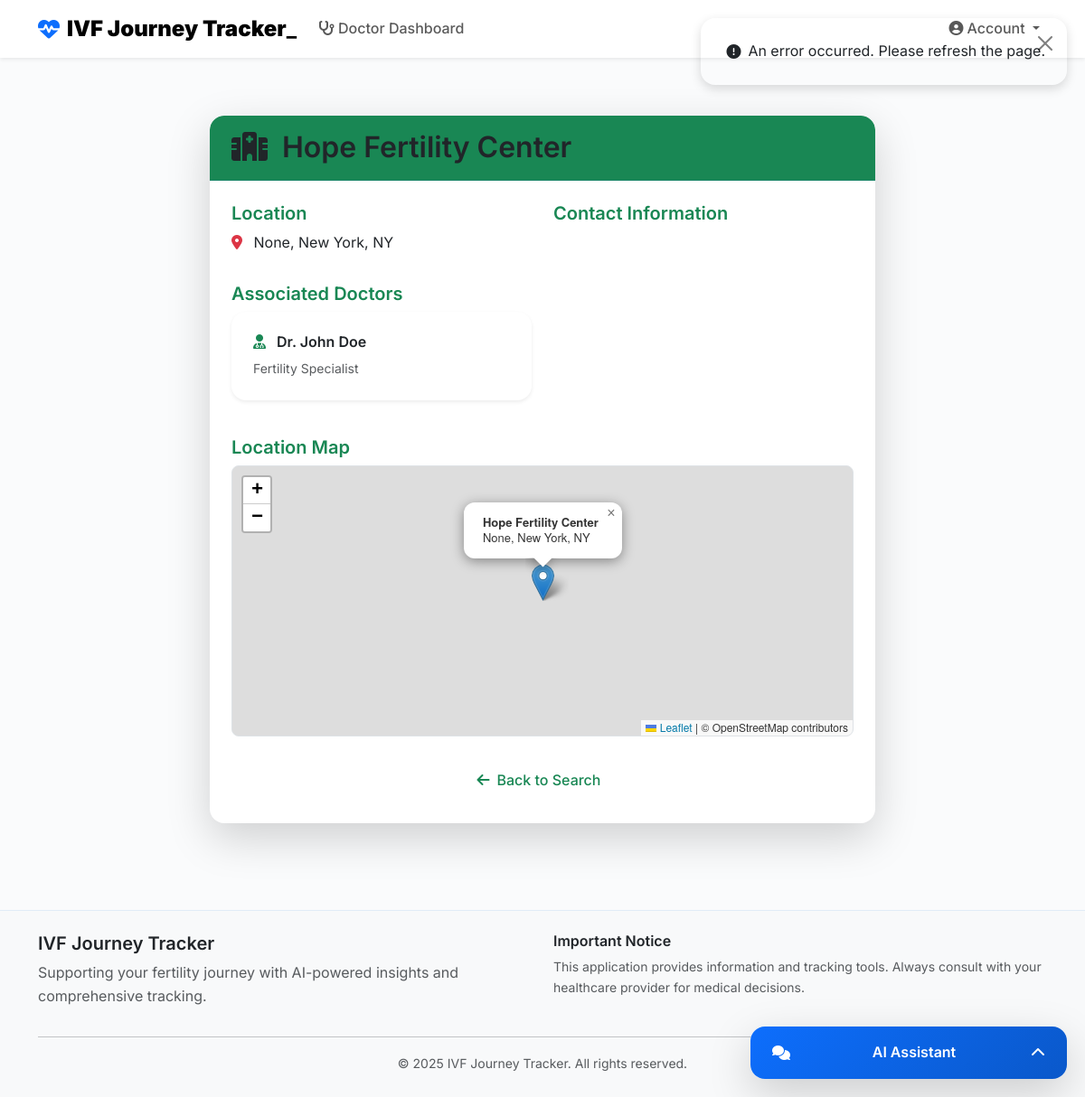
Page /clinic/1 (signed in) on the earlier database version.
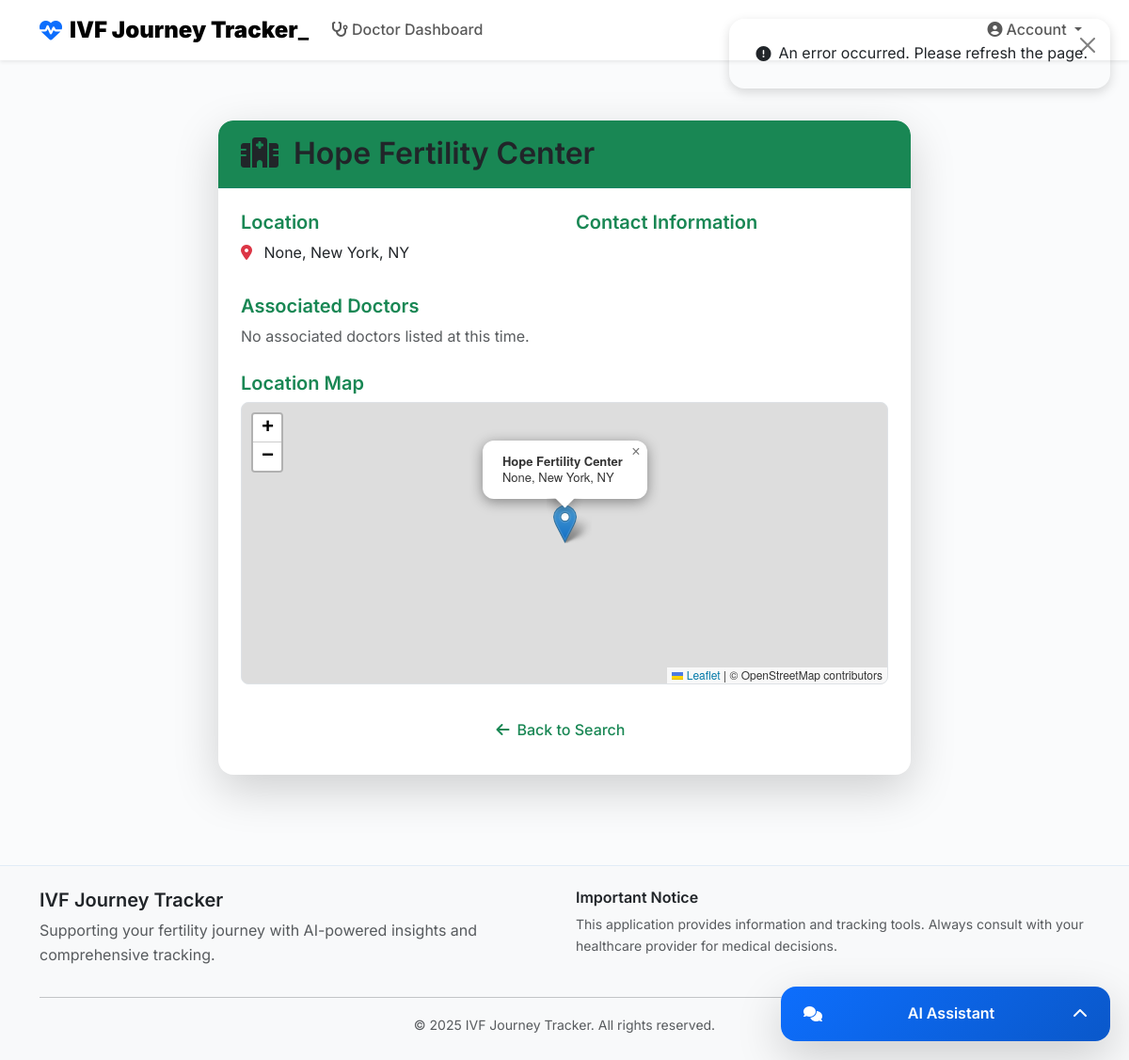
Same page on the later database version.
### models.py (models this page shows, shortened)
class User(db.Model):
    __tablename__ = 'user' # <-- CRITICAL FIX: Explicit table name added
    id = db.Column(db.Integer, primary_key=True)
    username = db.Column(db.String(64), index=True, unique=True, nullable=False)
    email = db.Column(db.String(120), index=True, unique=True, nullable=False)
    password_hash = db.Column(db.String(256), nullable=False)
    first_name = db.Column(db.String(64), nullable=False)
    last_name = db.Column(db.String(64), nullable=False)
    date_of_birth = db.Column(db.Date)
    phone = db.Column(db.String(20))
    user_type = db.Column(db.String(10), default='patient', nullable=False)
    clinic_id = db.Column(db.Integer, db.ForeignKey('clinic.id'), nullable=True) # References 'clinic' table
    created_at = db.Column(db.DateTime, default=lambda: datetime.now(timezone.utc))
    patient_data = db.relationship('PatientData', backref='owner', uselist=False, cascade="all, delete-orphan")
    ivf_cycles = db.relationship('IVFCycle', backref='patient', lazy='dynamic', cascade="all, delete-orphan")
    medication_reminders = db.relationship('MedicationReminder', backref='user', lazy='dynamic', cascade="all, delete-orphan")
    wellness_logs = db.relationship('WellnessLog', backref='user', lazy='dynamic', cascade="all, delete-orphan")
    predictions = db.relationship('Prediction', backref='user', lazy='dynamic', cascade="all, delete-orphan")
    chat_messages = db.relationship('ChatMessage', backref='user', lazy='dynamic', cascade="all, delete-orphan")
    medical_documents = db.relationship('MedicalDocument', backref='user', lazy='dynamic', cascade="all, delete-orphan")

### main.py (the view)
@app.route('/clinic/<int:clinic_id>')
@login_required
def clinic_detail(clinic_id):
    clinic = Clinic.query.get_or_404(clinic_id)
    return render_template('clinic_detail.html', clinic=clinic)

### main.py (called while the page is built)
def login_required(f):
    @wraps(f)
    def wrapper(*args, **kwargs):
        if 'user_id' not in session:
            flash('Please log in to access this page.', 'error')
            return redirect(url_for('login'))
        return f(*args, **kwargs)
    return wrapper

### templates/clinic_detail.html (shortened to what this page needs)
{% extends "base.html" %}
{% block head %}
    <link href="https://cdn.jsdelivr.net/npm/bootstrap@5.3.0/dist/css/bootstrap.min.css" rel="stylesheet">
    <link rel="stylesheet" href="https://cdnjs.cloudflare.com/ajax/libs/font-awesome/6.4.0/css/all.min.css">
    <link rel="stylesheet" href="https://unpkg.com/leaflet@1.9.4/dist/leaflet.css"/>
    <link rel="stylesheet" href="{{ url_for('static', filename='css/base.style.css') }}">
{% endblock %}
{% block content %}
<div class="container py-5">
    <div class="row">
        <div class="col-lg-8 mx-auto">
            <div class="card shadow-lg">
                <div class="card-header bg-success text-white">
                    <h2 class="mb-0">
                        <i class="fas fa-hospital me-3"></i>{{ clinic.name }}
                    </h2>
                </div>
                <div class="card-body">
                    <div class="row">
                        <div class="col-md-6">
                            <h5 class="text-success">Location</h5>
                            <p class="mb-2">
                                <i class="fas fa-map-marker-alt text-danger me-2"></i>
                                {{ clinic.address }}, {{ clinic.city }}, {{ clinic.state }}
                            </p>
                        </div>
                        <div class="col-md-6">
                            <h5 class="text-success">Contact Information</h5>
                        </div>
                    </div>
                    <div class="mt-4">
                        <h5 class="text-success">Associated Doctors</h5>
                        {% if clinic.doctors.all() %}
                            <div class="row">
                                {% for doctor in clinic.doctors %}
                                    <div class="col-md-6 mb-3">
                                        <div class="card border-success">
                                            <div class="card-body">
                                                <h6 class="card-title">
                                                    <i class="fas fa-user-md text-success me-2"></i>
                                                    Dr. {{ doctor.first_name }} {{ doctor.last_name }}
                                                </h6>
                                                <p class="card-text small text-muted">
                                                    {{ doctor.specialization or 'Fertility Specialist' }}
                                                </p>
                                            </div>
                                        </div>
                                    </div>
                                {% endfor %}
                            </div>
                        {% else %}
                            <p class="text-muted">No associated doctors listed at this time.</p>
                        {% endif %}
                    </div>
                    <div class="mt-4">
                        <h5 class="text-success">Location Map</h5>
                        <div id="clinicMap" style="height: 300px; width: 100%; border-radius: 8px;" class="border"></div>
                    </div>
                    <div class="mt-4 text-center">
                        <a href="{{ url_for('find_clinic') }}" class="btn btn-outline-success me-2">
                            <i class="fas fa-arrow-left me-2"></i>Back to Search
                        </a>
                    </div>
                </div>
            </div>
        </div>
    </div>
</div>
{% endblock %}

Differences in the rows shown:
no longer on this page (row edited): User: first_name "John", last_name "Doe", specialization "Fertility Specialist"
Other differences:
text now shown: "No associated doctors listed at this time."
